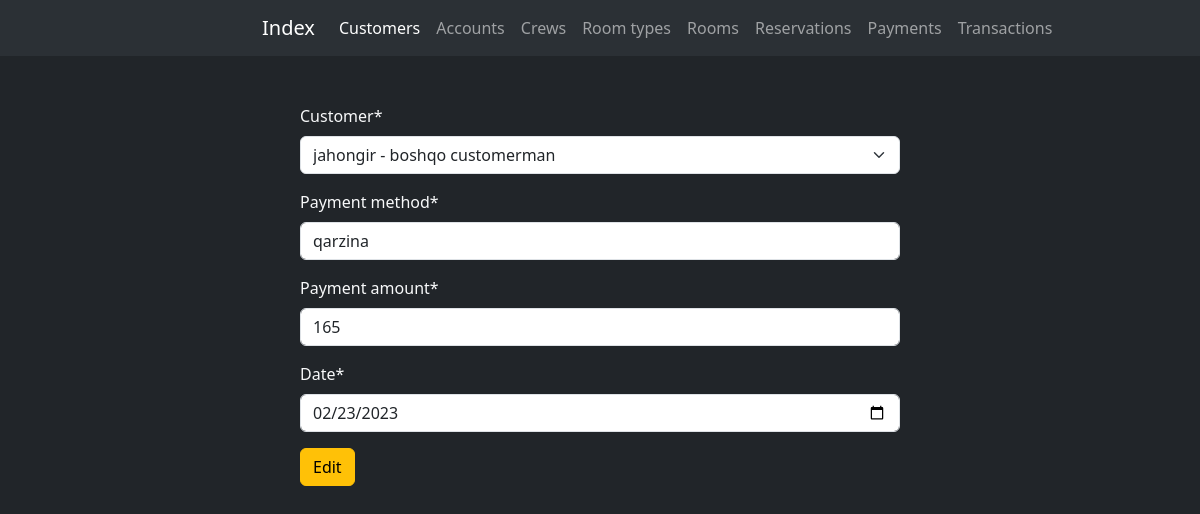
Screenshot of /edit_payment/6/ with the database file from the repository.
### reservation/models.py (models this page shows, shortened)
class Payment(models.Model):
    customer = models.ForeignKey(Customers, on_delete=models.CASCADE, related_name="customer_payment", verbose_name="Customer")
    method = models.CharField(max_length=150, verbose_name="Payment method")
    amount = models.PositiveIntegerField(verbose_name="Payment amount")
    date = models.DateTimeField(verbose_name="Date of Payment")

### reservation/views.py (the view, shortened to what this page needs)
# urls.py: path('edit_payment/<int:payment_id>/', update_payment, name='update_payment'),
def update_payment(request, payment_id):
    payment = get_object_or_404(Payment, id=payment_id)
    form = PaymentForm(instance=payment)
    return render(request=request, template_name='reservation/edit_payment.html', context={'form': form})

### reservation/forms.py
class PaymentForm(forms.ModelForm, forms.Form):
    date = forms.DateField(widget=forms.DateInput(attrs={"type": 'date'}))
    class Meta:
        model = Payment
        fields = ['customer', 'method', 'amount', 'date']

### reservation/models.py (called while the page is built)
    def __str__(self):
        return f'{self.account.username} - {self.name}'

### templates/reservation/edit_payment.html (shortened to what this page needs)
{% extends 'navbar.html' %}
{% load crispy_forms_tags %}
{% block content %}
<div class="col-md-6 offset-3 my-5">
    <form action="" method="post">
        {{ form|crispy }}
        <button type="submit" class="btn btn-warning">Edit</button>
    </form>
</div>
{% endblock content %}

### rows the page displays
Payment: customer "jahongir - boshqo customerman", method "qarzina", amount "165", date "02/23/2023"
